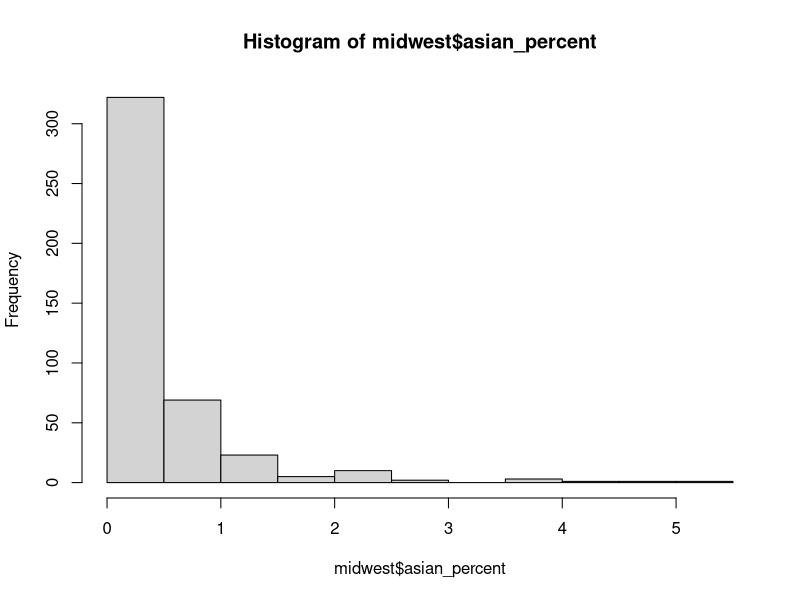
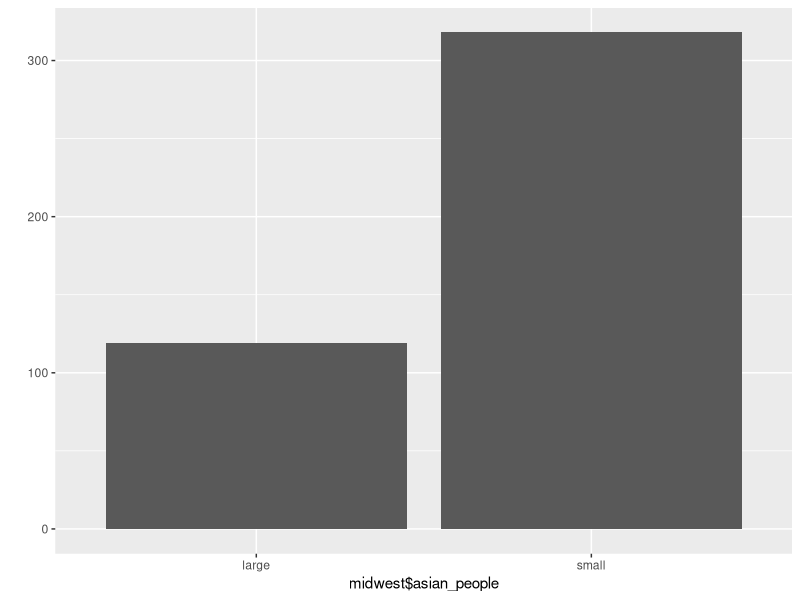

Reproduce these figures in R, in order.
midwest <- as.data.frame(ggplot2::midwest)
summary(midwest)

library(dplyr)
midwest <- rename(midwest, total = poptotal)
midwest <- rename(midwest, asian = popasian)

midwest$asian_percent <- (midwest$asian / midwest$total) * 100
hist(midwest$asian_percent)

mean(midwest$asian_percent)
midwest$asian_people <- ifelse(midwest$asian_percent > mean(midwest$asian_percent), "large", "small")

table(midwest$asian_people)
library(ggplot2)
qplot(midwest$asian_people)
